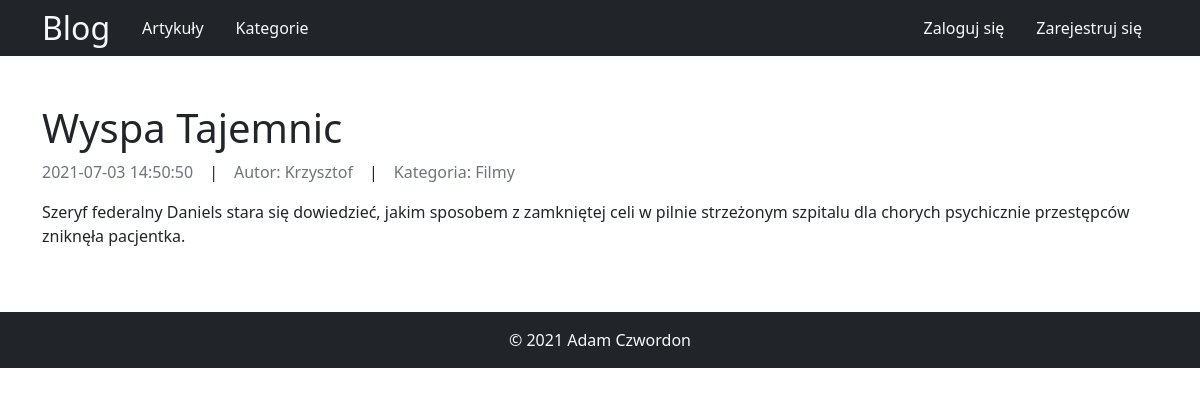
Page /artykuly/pokaz?id=7 on the committed database.
### tables this page shows
CREATE TABLE `articles` (
  `id` int(11) NOT NULL,
  `user_id` int(11) NOT NULL,
  `category_id` int(11) NOT NULL,
  `title` varchar(400) NOT NULL,
  `text` text NOT NULL,
  `status` tinyint(4) NOT NULL,
  `created_at` datetime NOT NULL DEFAULT current_timestamp()
);

CREATE TABLE `users` (
  `id` int(11) NOT NULL,
  `username` varchar(25) NOT NULL,
  `email` varchar(255) NOT NULL,
  `password` varchar(255) NOT NULL
);

CREATE TABLE `categories` (
  `id` int(11) NOT NULL,
  `name` varchar(200) NOT NULL
);

### src/Controllers/Controller.php (called while the page is built, shortened)
<?php
class Controller {
    public function view($view, $data=null)
    {
        require_once __DIR__.'/../Views/layouts/template.php';
    }
}

### src/Controllers/ArticlesController.php (called while the page is built, shortened)
<?php
class ArticlesController extends Controller {
    public function show()
    {
        $id = $_GET['id'];
        $article = Article::getOne($id);
        $author = User::getOne($article['user_id']);
        $category = Category::getOne($article['category_id']);
        return $this->view('articles/show', [
            'article' => $article,
            'author' => $author,
            'category' => $category,
        ]);
    }
}

### src/Models/Model.php (called while the page is built, shortened)
<?php
class Model extends Database {
    public static $tablename;
    public static function getOne($id)
    {
        $stmt = self::$db->prepare('SELECT * FROM '.static::$tablename.' WHERE id=:id LIMIT 1');
        $stmt->execute(['id' => $id]);
        $result = $stmt->fetchAll(\PDO::FETCH_ASSOC);
        if($result != null) {
            $result = $result[0];
        }
        return $result;
    }
}

### src/Views/articles/show.php (the view)
<div class="container py-5">
    <article>
        <h1><?= $data['article']['title'] ?></h1>
        <div class="d-flex flex-wrap">
            <p class="text-muted me-3"><?= $data['article']['created_at'] ?></p>
            |
            <p class="text-muted ms-3 me-3">Autor: <?= $data['author']['username'] ?></p>
            |
            <p class="text-muted ms-3">Kategoria: <?= $data['category']['name'] ?></p>
        </div>
        <p><?= $data['article']['text'] ?></p>
    </article>
</div>

### index.php (shortened to what this page needs)
<?php
require_once "web.php";
$url_route = explode('?', $_SERVER['REQUEST_URI'])[0];
foreach($routes as $route) {
    if($route['name'] == $url_route) {
        $class = new $route['class'];
        $action = $route['method'];
        if(is_callable(array($class, $action))){
            $class->$action();
        } else {
            echo "Error, method not callable.";
            header('HTTP/1.1 500 Internal Server Error');
            exit(500);
        }
    }
}

### src/Views/includes/nav.php
<div class="w-100 bg-dark text-light">
        <div class="container d-flex justify-content-between">
            <div class="d-flex">
                <div class="h2 m-0 d-flex text-center align-items-center"><a href="/" class="text-light text-decoration-none">Blog</a></div>
                <nav class="ps-3">
                    <ul class="nav">
                        <li class="nav-item">
                            <a href="/artykuly" class="text-light text-decoration-none p-3 d-block">Artykuły</a>
                        </li>
                        <li class="nav-item">
                            <a href="/kategorie" class="text-light text-decoration-none p-3 d-block">Kategorie</a>
                        </li>
                    </ul>
                </nav>
            </div>
            <div>
                <ul class="nav">
                    <?php
                    if(isset($_SESSION['id'])) {
                    ?>
                        <li class="nav-item">
                            <span class="text-light p-3 d-block">Witaj <?= $_SESSION['username'] ?></span>
                        </li>
                        <li class="nav-item">
                            <a href="/wyloguj" class="text-light text-decoration-none p-3 d-block">Wyloguj się</a>
                        </li>
                    <?php
                    } else {
                    ?>
                        <li class="nav-item">
                            <a href="/logowanie" class="text-light text-decoration-none p-3 d-block">Zaloguj się</a>
                        </li>
                        <li class="nav-item">
                            <a href="/rejestracja" class="text-light text-decoration-none p-3 d-block">Zarejestruj się</a>
                        </li>
                    <?php
                    }
                    ?>
                </ul>
            </div>
        </div>
    </div>

### src/Views/includes/footer.php
<div class="footer bg-dark text-light py-3">
    <p class="m-0 text-center">&copy; 2021 Adam Czwordon</p>
</div>

### rows in the picture
articles: title "Wyspa Tajemnic", created_at "2021-07-03 14:50:50", user.username "Krzysztof", category.name "Filmy", text "Szeryf federalny Daniels stara się dowiedzieć, jakim sposobem z zamkniętej celi w pilnie strzeżonym szpitalu dla chorych psychicznie przestępców zniknęła pacjentka."
